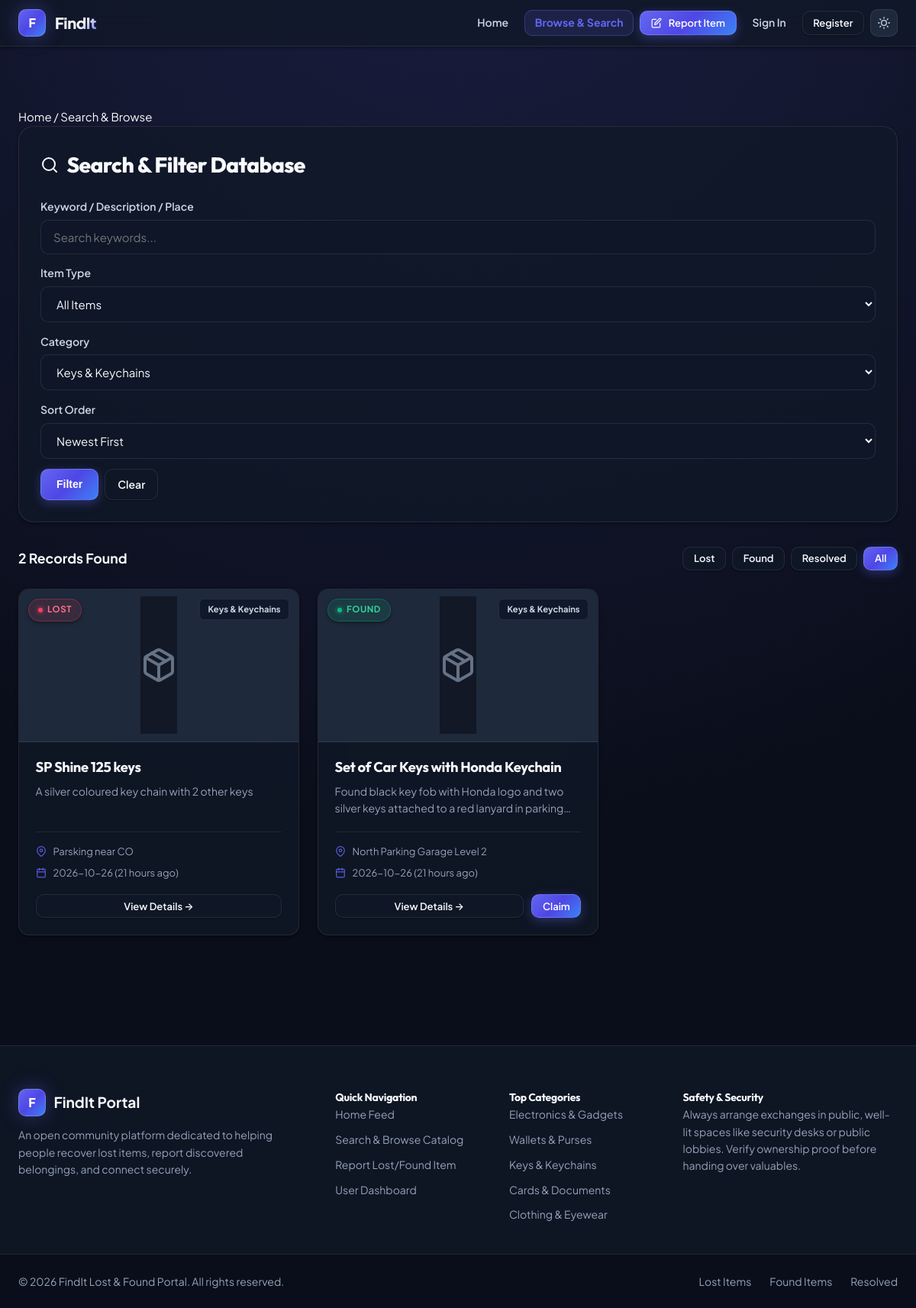
Page /browse.php?category=keys on the committed database.
### tables this page shows
CREATE TABLE IF NOT EXISTS `items` (
  `id` INT AUTO_INCREMENT PRIMARY KEY,
  `user_id` INT DEFAULT NULL,
  `type` VARCHAR(10) NOT NULL COMMENT 'lost or found',
  `title` VARCHAR(255) NOT NULL,
  `category` VARCHAR(50) NOT NULL,
  `description` TEXT NOT NULL,
  `location` VARCHAR(255) NOT NULL,
  `item_date` DATE NOT NULL,
  `image_path` VARCHAR(255) DEFAULT NULL,
  `contact_name` VARCHAR(100) NOT NULL,
  `contact_email` VARCHAR(100) NOT NULL,
  `contact_phone` VARCHAR(50) DEFAULT NULL,
  `status` VARCHAR(20) DEFAULT 'active' COMMENT 'active, claimed, returned',
  `security_secret` VARCHAR(64) NOT NULL,
  `created_at` TIMESTAMP DEFAULT CURRENT_TIMESTAMP,
  `updated_at` TIMESTAMP DEFAULT CURRENT_TIMESTAMP ON UPDATE CURRENT_TIMESTAMP,
  CONSTRAINT `fk_items_users` FOREIGN KEY (`user_id`) REFERENCES `users` (`id`) ON DELETE SET NULL
);

### browse.php (the view, shortened to what the rows shown need)
<?php
require_once __DIR__ . '/db.php';
$pdo = getDbConnection();
$category = trim($_GET['category'] ?? 'all');
$sort = trim($_GET['sort'] ?? 'newest');
$where = [];
$params = [];
if ($category !== 'all' && !empty($category)) {
    $where[] = "category = :category";
    $params[':category'] = $category;
}
$sql = "SELECT * FROM items";
if (!empty($where)) {
    $sql .= " WHERE " . implode(' AND ', $where);
}
if ($sort === 'oldest') {
    $sql .= " ORDER BY item_date ASC, id ASC";
} else {
    $sql .= " ORDER BY item_date DESC, id DESC";
}
$stmt = $pdo->prepare($sql);
$stmt->execute($params);
$items = $stmt->fetchAll();
render_header('Search & Browse Catalog', 'browse');
?>
<main class="main-wrapper" style="margin-top: 1.5rem;">
    <div style="background: var(--bg-card); border-radius: var(--radius-lg); border: 1px solid var(--border-color); box-shadow: var(--shadow-sm); padding: 1.75rem; margin-bottom: 2rem;">
        <h1 style="font-size: 1.75rem; font-weight: 800; margin-bottom: 1.25rem; display: flex; align-items: center; gap: 0.65rem;">
            <?= get_svg_icon('search', 'svg-icon', 24) ?> Search &amp; Filter Database
        </h1>
    </div>
    <div class="items-grid">
        <?php if (empty($items)): ?>
            <div class="empty-state" style="grid-column: 1 / -1; padding: 4rem 2rem; background: var(--bg-card); border-radius: var(--radius-md); border: 1px solid var(--border-color); text-align: center;">
                <div style="margin-bottom: 1rem; color: var(--text-muted);"><?= get_svg_icon('search', 'svg-icon', 48) ?></div>
                <h3 style="font-size: 1.35rem; font-weight: 700; margin-bottom: 0.5rem;">No Matching Items Found</h3>
                <p style="color: var(--text-muted); max-width: 450px; margin: 0 auto 1.5rem;">
                    Try searching with broader terms or removing filter restrictions.
                </p>
                <div style="display: flex; gap: 1rem; justify-content: center;">
                    <a href="browse.php" class="btn btn-secondary btn-sm">Clear All Filters</a>
                    <a href="report.php" class="btn btn-primary btn-sm">+ Post a Report</a>
                </div>
            </div>
        <?php else: ?>
            <?php foreach ($items as $item): ?>
                <div class="item-card">
                    <div class="card-img-wrapper">
                        <?php if (!empty($item['image_path']) && file_exists(UPLOAD_DIR . $item['image_path'])): ?>
                            <img src="<?= UPLOAD_WEB_PATH . htmlspecialchars($item['image_path']) ?>" alt="<?= htmlspecialchars($item['title']) ?>" class="card-img">
                        <?php else: ?>
                            <div class="card-placeholder-icon" style="color: var(--text-muted); display: flex; align-items: center; justify-content: center; height: 180px; background: var(--bg-body);">
                                <?= get_svg_icon('package', 'svg-icon', 48) ?>
                            </div>
                        <?php endif; ?>
                        <?php if ($item['status'] === 'claimed' || $item['status'] === 'returned'): ?>
                            <span class="badge badge-claimed">Resolved</span>
                        <?php elseif ($item['type'] === 'lost'): ?>
                            <span class="badge badge-lost">Lost</span>
                        <?php else: ?>
                            <span class="badge badge-found">Found</span>
                        <?php endif; ?>
                        <span class="category-tag">
                            <?= htmlspecialchars(get_category_label($item['category'])) ?>
                        </span>
                    </div>
                    <div class="card-body">
                        <h3 class="card-title">
                            <a href="item.php?id=<?= $item['id'] ?>"><?= htmlspecialchars($item['title']) ?></a>
                        </h3>
                        <p class="card-desc"><?= htmlspecialchars($item['description']) ?></p>
                        <div class="card-meta">
                            <div class="meta-item">
                                <span class="meta-icon"><?= get_svg_icon('map-pin', 'svg-icon', 14) ?></span>
                                <span><?= htmlspecialchars($item['location']) ?></span>
                            </div>
                            <div class="meta-item">
                                <span class="meta-icon"><?= get_svg_icon('calendar', 'svg-icon', 14) ?></span>
                                <span><?= htmlspecialchars($item['item_date']) ?> (<?= time_ago($item['created_at']) ?>)</span>
                            </div>
                        </div>
                        <div class="card-actions">
                            <a href="item.php?id=<?= $item['id'] ?>" class="btn btn-secondary btn-sm" style="flex: 1;">
                                View Details &rarr;
                            </a>
                            <?php if ($item['status'] === 'active' && $item['type'] === 'found'): ?>
                                <a href="item.php?id=<?= $item['id'] ?>#claim" class="btn btn-primary btn-sm">
                                    Claim
                                </a>
                            <?php endif; ?>
                        </div>
                    </div>
                </div>
            <?php endforeach; ?>
        <?php endif; ?>
    </div>
</main>
<?php render_footer(); ?>

### db.php (shortened to what the rows shown need)
<?php
function get_svg_icon($name, $classes = 'svg-icon', $size = 18) {
    $classesAttr = htmlspecialchars($classes);
    $size = (int)$size;
    $s = "class='{$classesAttr}' width='{$size}' height='{$size}' viewBox='0 0 24 24' fill='none' stroke='currentColor' stroke-width='2' stroke-linecap='round' stroke-linejoin='round'";
    switch ($name) {
        case 'search':
            return "<svg {$s}><circle cx='11' cy='11' r='8'></circle><line x1='21' y1='21' x2='16.65' y2='16.65'></line></svg>";
        case 'map-pin':
            return "<svg {$s}><path d='M21 10c0 7-9 13-9 13s-9-6-9-13a9 9 0 0 1 18 0z'></path><circle cx='12' cy='10' r='3'></circle></svg>";
        case 'calendar':
            return "<svg {$s}><rect x='3' y='4' width='18' height='18' rx='2' ry='2'></rect><line x1='16' y1='2' x2='16' y2='6'></line><line x1='8' y1='2' x2='8' y2='6'></line><line x1='3' y1='10' x2='21' y2='10'></line></svg>";
        case 'box':
        case 'package':
            return "<svg {$s}><line x1='16.5' y1='9.4' x2='7.5' y2='4.21'></line><path d='M21 16V8a2 2 0 0 0-1-1.73l-7-4a2 2 0 0 0-2 0l-7 4A2 2 0 0 0 3 8v8a2 2 0 0 0 1 1.73l7 4a2 2 0 0 0 2 0l7-4A2 2 0 0 0 21 16z'></path><polyline points='3.27 6.96 12 12.01 20.73 6.96'></polyline><line x1='12' y1='22.08' x2='12' y2='12'></line></svg>";
        case 'edit':
            return "<svg {$s}><path d='M11 4H4a2 2 0 0 0-2 2v14a2 2 0 0 0 2 2h14a2 2 0 0 0 2-2v-7'></path><path d='M18.5 2.5a2.121 2.121 0 0 1 3 3L12 15l-4 1 1-4 9.5-9.5z'></path></svg>";
        case 'sun':
            return "<svg {$s}><circle cx='12' cy='12' r='5'></circle><line x1='12' y1='1' x2='12' y2='3'></line><line x1='12' y1='21' x2='12' y2='23'></line><line x1='4.22' y1='4.22' x2='5.64' y2='5.64'></line><line x1='18.36' y1='18.36' x2='19.78' y2='19.78'></line><line x1='1' y1='12' x2='3' y2='12'></line><line x1='21' y1='12' x2='23' y2='12'></line><line x1='4.22' y1='19.78' x2='5.64' y2='18.36'></line><line x1='18.36' y1='5.64' x2='19.78' y2='4.22'></line></svg>";
        case 'moon':
            return "<svg {$s}><path d='M21 12.79A9 9 0 1 1 11.21 3 7 7 0 0 0 21 12.79z'></path></svg>";
    }
}
function get_categories() {
    return [
        'electronics' => ['label' => 'Electronics & Gadgets', 'icon' => ''],
        'wallets'     => ['label' => 'Wallets & Purses',     'icon' => ''],
        'keys'        => ['label' => 'Keys & Keychains',     'icon' => ''],
        'documents'   => ['label' => 'Cards & Documents',    'icon' => ''],
        'clothing'    => ['label' => 'Clothing & Eyewear',   'icon' => ''],
        'pets'        => ['label' => 'Pets & Animals',       'icon' => ''],
        'books'       => ['label' => 'Books & Notebooks',    'icon' => ''],
        'jewelry'     => ['label' => 'Jewelry & Watches',    'icon' => ''],
        'other'       => ['label' => 'Other Belongings',     'icon' => '']
    ];
}
function get_category_label($key) {
    $cats = get_categories();
    return $cats[$key]['label'] ?? ucfirst($key);
}
function time_ago($datetime) {
    $time = strtotime($datetime);
    $diff = time() - $time;
    if ($diff < 86400) return floor($diff / 3600) . ' hours ago';
    return date('M d, Y', $time);
}
function render_header($pageTitle = '', $activeTab = '') {
    ?>
<!DOCTYPE html>
<html lang="en" data-theme="dark">
<head>
    <link rel="stylesheet" href="css/style.css">
</head>
<body>
    <?php
}
function render_footer() {
    ?>
</body>
</html>
    <?php
}

### rows in the picture
items: status "LOST", category "Keys & Keychains", title "SP Shine 125 keys", description "A silver coloured key chain with 2 other keys", location "Parsking near CO", item_date "2026-10-26", created_at "21 hours ago"
items: status "FOUND", category "Keys & Keychains", title "Set of Car Keys with Honda Keychain", description "Found black key fob with Honda logo and two silver keys attached to a red lanyard in…", location "North Parking Garage Level 2", item_date "2026-10-26", created_at "21 hours ago"

### other values in the picture
$totalFound "2"
$cat['label'] "Electronics & Gadgets"
$cat['label'] "Wallets & Purses"
$cat['label'] "Keys & Keychains"
$cat['label'] "Cards & Documents"
$cat['label'] "Clothing & Eyewear"
form field category "Keys & Keychains"
